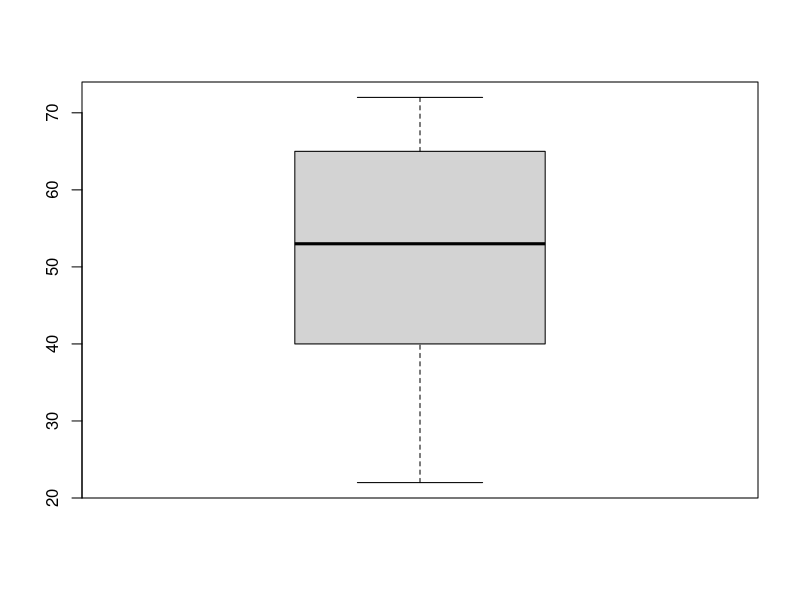
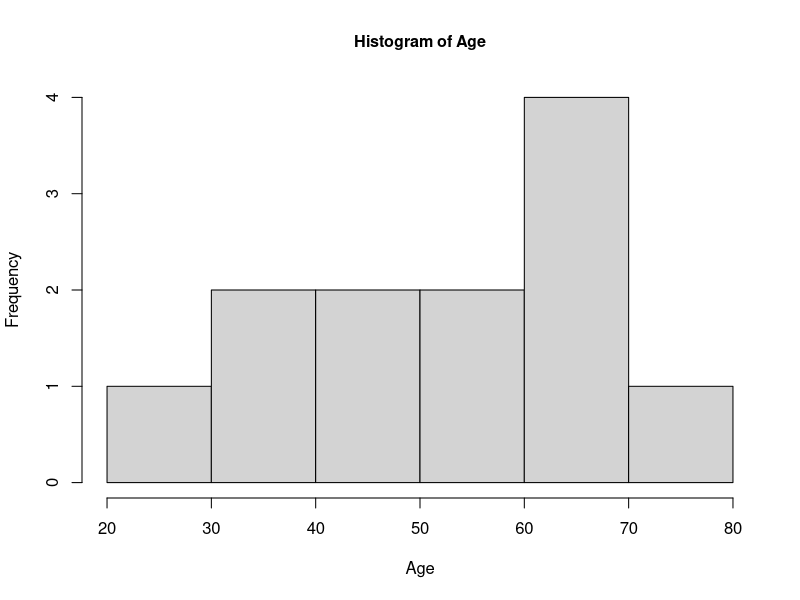
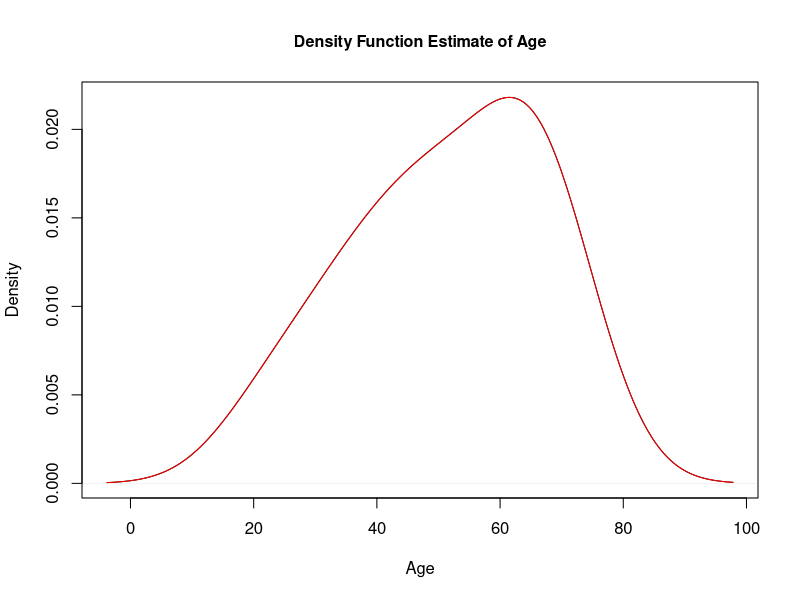
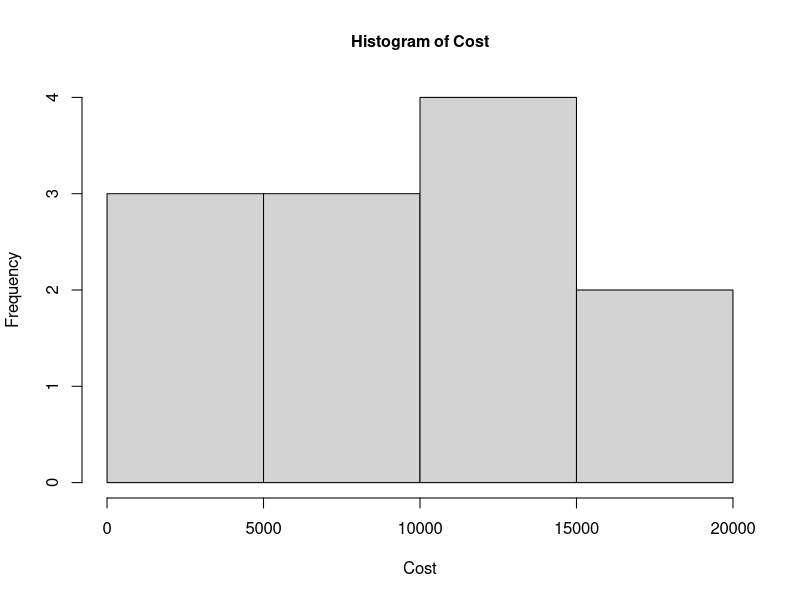
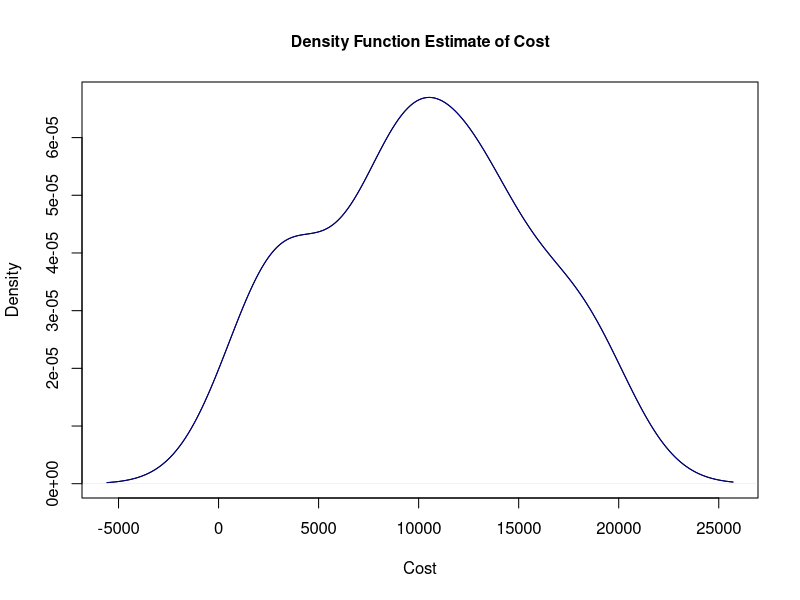
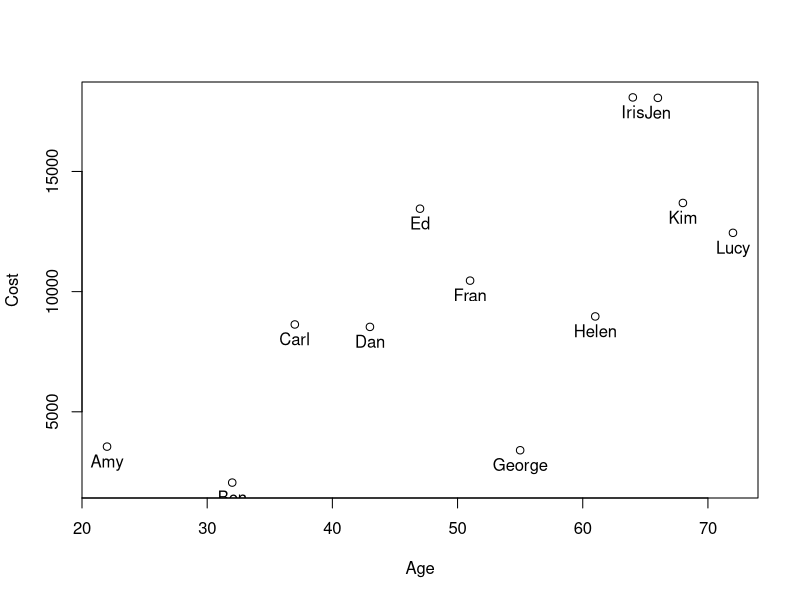
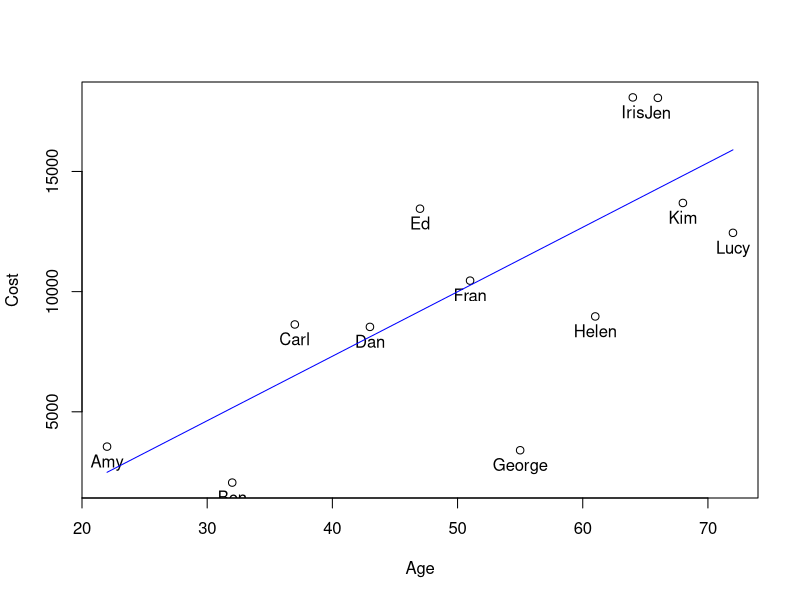
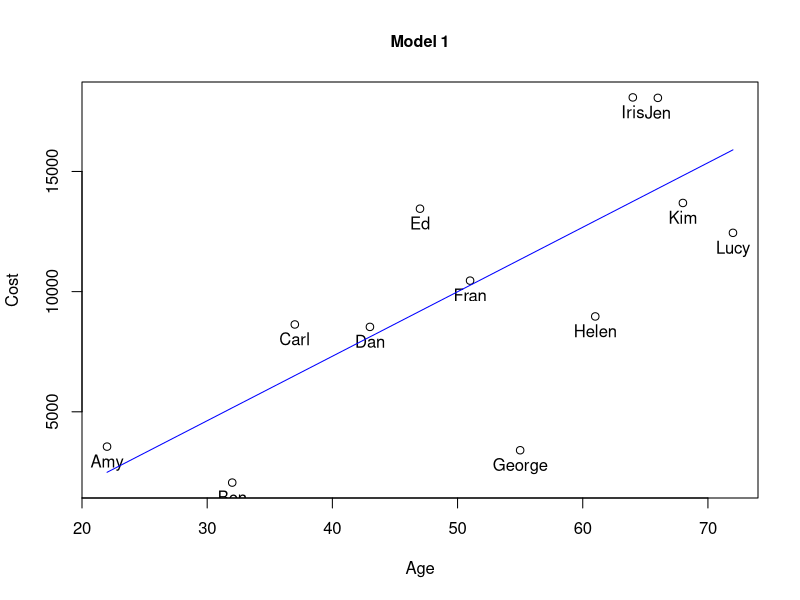

Write R code to recreate these figures, in order.
## ---- chunk 1
mydata = data.frame(Age = c(21, 32, 37, 43, 47, 51, 55, 61, 64, 66, 68, 72))
## ---- chunk 2
attr(mydata, "row.names") = c(" 1 Amy"," 2 Ben"," 3 Carl"," 4 Dan"," 5 Ed", 
                              " 6 Fran", " 7 George", " 8 Helen", " 9 Iris", 
                              "10 Jen", "11 Kim", "12 Luke")
## ---- chunk 3
mydata
## ---- chunk 4
mydata = data.frame(Age = c(22, 32, 37, 43, 47, 51, 55, 61, 64, 66, 68, 72))
## ---- chunk 5
attr(mydata, "row.names") = c(" 1 Amy"," 2 Ben"," 3 Carl"," 4 Dan",
                              " 5 Ed", " 6 Fran", " 7 George", " 8 Helen", 
                              " 9 Iris", "10 Jen", "11 Kim", "12 Lucy")
## ---- chunk 6
attach(mydata)
## ---- chunk 7
summary(Age)
## ---- chunk 8
boxplot(Age)
## ---- chunk 9
hist(Age, cex.main=0.97)
## ---- chunk 10
d = density(Age) # estimate density function
plot(d, main="Density Function Estimate of Age", xlab = "Age", 
     cex.main=0.97) # plot density function
lines(d, type='l', col='red') # color the density function red
## ---- chunk 11
set.seed(8)
Cost = 100*Age + Age^2 + round(rnorm(length(Age), mean = 0, sd = 4000))
## ---- chunk 12
set.seed(4)
Cost = 100*Age + Age^2 + round(rnorm(length(Age), mean = 0, sd = 4000))
## ---- chunk 13
Cost[Cost < 0] = 0
## ---- chunk 14
mydata = data.frame(Age, Cost)
## ---- chunk 15
attr(mydata, "row.names") = c("Amy","Ben","Carl","Dan","Ed", "Fran", 
                              "George", "Helen", "Iris", "Jen", "Kim", "Lucy")
## ---- chunk 16
mydata
## ---- chunk 17
hist(Cost, cex.main=0.97)
## ---- chunk 18
d = density(Cost) # estimate density function
plot(d, main="Density Function Estimate of Cost", 
     xlab = "Cost", cex.main=0.97)  # plot density function
lines(d, type='l', col='darkblue')  # color the density function dark blue
## ---- chunk 19
plot(Age, Cost)
with(mydata, text(Cost ~ Age, labels = row.names(mydata), pos = 1))
## ---- chunk 20
reg1 = lm(Cost ~ Age, data=subset(mydata, Age < 70))
Pred = predict(reg1, mydata)
plot(Age, Cost)
with(mydata, text(Cost ~ Age, labels = row.names(mydata), pos = 1))
lines(Age, Pred, type='l', col='blue')
## ---- chunk 21
# Model 1
  reg = lm(Cost ~ poly(Age, 1), data=subset(mydata, Age < 70))
  Pred = predict(reg, mydata)
  plot(Age, Cost, main = paste("Model", 1), cex.main=0.97)
  with(mydata, text(Cost ~ Age, labels = row.names(mydata), pos = 1))
  lines(Age, Pred, type='l', col='blue')
## ---- chunk 22
# Model 2
  reg = lm(Cost ~ poly(Age, 2), data=subset(mydata, Age < 70))
  Pred = predict(reg, mydata)
  plot(Age, Cost, main = paste("Model", 2), cex.main=0.97)
  with(mydata, text(Cost ~ Age, labels = row.names(mydata), pos = 1))
  lines(Age, Pred, type='l', col='red')
## ---- chunk 23
# Model 3
  reg = lm(Cost ~ poly(Age, 4), data=subset(mydata, Age < 70))
  Pred = predict(reg, mydata)
  plot(Age, Cost, main = paste("Model", 3), cex.main=0.97)
  with(mydata, text(Cost ~ Age, labels = row.names(mydata), pos = 1))
  lines(Age, Pred, type='l', col='coral')
## ---- chunk 24
# Model 4
  reg = lm(Cost ~ poly(Age, 8), data=subset(mydata, Age < 70))
  Pred = predict(reg, mydata)
  plot(Age, Cost, main = paste("Model", 4), cex.main=0.97)
  with(mydata, text(Cost ~ Age, labels = row.names(mydata), pos = 1))
  lines(Age, Pred, type='l', col='dark green')
## ---- chunk 25
  reg = lm(Cost ~ poly(Age, 6), data=subset(mydata, Age < 70))
  Pred = predict(reg, mydata)
  plot(Age, Cost, main = paste("Model", 5), cex.main=0.97)
  with(mydata, text(Cost ~ Age, labels = row.names(mydata), pos = 1))
  lines(Age, Pred, type='l', col='dark green')
## ---- chunk 26
# Function that returns Mean Absolute Error (MAE)
mae = function(error){mean(abs(error))}
## ---- chunk 27
# Function that returns Root Mean Squared Error (RMSE)
rmse = function(error){sqrt(mean(error^2))}
## ---- chunk 28
  reg = lm(Cost ~ poly(Age, 1), data=subset(mydata, Age < 70))
  Pred = predict(reg, mydata)
  RMSE = format(round(rmse(reg$residuals)), big.mark=",")
  MAE  = format(round(mae(reg$residuals)), big.mark=",")
  test_error = format(round(abs(Cost[12] - Pred[12])), big.mark=",")
  plot(Age, Cost, main = paste("Model", 1, "\nTraining Error:   RMSE ", 
                               RMSE, "  MAE ", MAE, "\n Test Error: ", test_error), 
       cex.main=0.97)
  with(mydata, text(Cost ~ Age, labels = row.names(mydata), pos = 1))
  lines(Age, Pred, type='l', col='blue')
## ---- chunk 29
  reg = lm(Cost ~ poly(Age, 2), data=subset(mydata, Age < 70))
  Pred = predict(reg, mydata)
  RMSE = format(round(rmse(reg$residuals)), big.mark=",")
  MAE  = format(round(mae(reg$residuals)), big.mark=",")
  test_error = format(round(abs(Cost[12] - Pred[12])), big.mark=",")
  plot(Age, Cost, main = paste("Model", 2, "\nTraining Error:   RMSE ", 
                               RMSE, "  MAE ", MAE, "\n Test Error: ", test_error), 
       cex.main=0.97)
  with(mydata, text(Cost ~ Age, labels = row.names(mydata), pos = 1))
  lines(Age, Pred, type='l', col='red')
## ---- chunk 30
  reg = lm(Cost ~ poly(Age, 4), data=subset(mydata, Age < 70))
  Pred = predict(reg, mydata)
  RMSE = format(round(rmse(reg$residuals)), big.mark=",")
  MAE  = format(round(mae(reg$residuals)), big.mark=",")
  test_error = format(round(abs(Cost[12] - Pred[12])), big.mark=",")
  plot(Age, Cost, main = paste("Model", 3, "\nTraining Error:   RMSE ", 
                               RMSE, "  MAE ", MAE, "\n Test Error: ", test_error), 
       cex.main=0.97)
  with(mydata, text(Cost ~ Age, labels = row.names(mydata), pos = 1))
  lines(Age, Pred, type='l', col='coral')
## ---- chunk 31
  reg = lm(Cost ~ poly(Age, 8), data=subset(mydata, Age < 70))
  Pred = predict(reg, mydata)
  RMSE = format(round(rmse(reg$residuals)), big.mark=",")
  MAE  = format(round(mae(reg$residuals)), big.mark=",")
  test_error = format(round(abs(Cost[12] - Pred[12])), big.mark=",")
  plot(Age, Cost, main = paste("Model", 4, "\nTraining Error:   RMSE ", 
                               RMSE, "  MAE ", MAE, "\n Test Error: ", test_error), 
       cex.main=0.97)
  with(mydata, text(Cost ~ Age, labels = row.names(mydata), pos = 1))
  lines(Age, Pred, type='l', col='dark green')
## ---- chunk 32
fn = function(i){set.seed(i)}

for(i in 4){
  fn(i)
  Cost = 100*Age + Age^2 + round(rnorm(length(Age), mean = 0, sd = 4000))
  Cost[Cost < 0] = 0
  mydata = data.frame(Age, Cost)
  attr(mydata, "row.names") = c("Amy","Ben","Carl","Dan","Ed", "Fran", 
                                "George", "Helen", "Iris", "Jen", "Kim", "Lucy")

  par(mfrow=c(2,2), oma=c(0,0,2,0))

  reg = lm(Cost ~ poly(Age, 1), data=subset(mydata, Age < 70))
  Pred = predict(reg, mydata)
  RMSE = format(round(rmse(reg$residuals)), big.mark=",")
  MAE  = format(round(mae(reg$residuals)), big.mark=",")
  test_error = format(round(abs(Cost[12] - Pred[12])), big.mark=",")
  plot(Age, Cost, main = paste("Model", 1, "\nTraining Error:   RMSE ", 
                               RMSE, "  MAE ", MAE, "\n Test Error: ", test_error), 
       cex.main=0.97)
  with(mydata, text(Cost ~ Age, labels = row.names(mydata), pos = 1))
  lines(Age, Pred, type='l', col='blue')

  reg = lm(Cost ~ poly(Age, 2), data=subset(mydata, Age < 70))
  Pred = predict(reg, mydata)
  RMSE = format(round(rmse(reg$residuals)), big.mark=",")
  MAE  = format(round(mae(reg$residuals)), big.mark=",")
  test_error = format(round(abs(Cost[12] - Pred[12])), big.mark=",")
  plot(Age, Cost, main = paste("Model", 2, "\nTraining Error:   RMSE ", 
                               RMSE, "  MAE ", MAE, "\n Test Error: ", test_error), 
       cex.main=0.97)
  with(mydata, text(Cost ~ Age, labels = row.names(mydata), pos = 1))
  lines(Age, Pred, type='l', col='red')

  reg = lm(Cost ~ poly(Age, 4), data=subset(mydata, Age < 70))
  Pred = predict(reg, mydata)
  RMSE = format(round(rmse(reg$residuals)), big.mark=",")
  MAE  = format(round(mae(reg$residuals)), big.mark=",")
  test_error = format(round(abs(Cost[12] - Pred[12])), big.mark=",")
  plot(Age, Cost, main = paste("Model", 3, "\nTraining Error:   RMSE ", 
                               RMSE, "  MAE ", MAE, "\n Test Error: ", test_error), 
       cex.main=0.97)
  with(mydata, text(Cost ~ Age, labels = row.names(mydata), pos = 1))
  lines(Age, Pred, type='l', col='coral')

  reg = lm(Cost ~ poly(Age, 8), data=subset(mydata, Age < 70))
  Pred = predict(reg, mydata)
  RMSE = format(round(rmse(reg$residuals)), big.mark=",")
  MAE  = format(round(mae(reg$residuals)), big.mark=",")
  test_error = format(round(abs(Cost[12] - Pred[12])), big.mark=",")
  plot(Age, Cost, main = paste("Model", 4, "\nTraining Error:   RMSE ", 
                               RMSE, "  MAE ", MAE, "\n Test Error: ", test_error), 
       cex.main=0.97)
  with(mydata, text(Cost ~ Age, labels = row.names(mydata), pos = 1))
  lines(Age, Pred, type='l', col='dark green')

  title(paste("Seed Value =", i), outer=TRUE)
}
